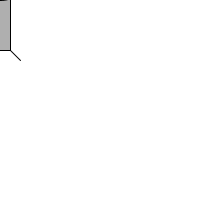
Frame 1 (no input)
Frame 60 (the mouse pressed at the canvas centre just before this capture): identical to frame 1, image omitted
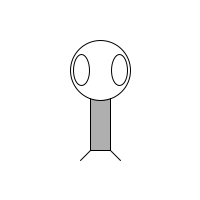
Frame 120 (the mouse held since frame 60 and released just before this capture)

The Processing sketch that drew these frames (run headless with seeded random() and noise(); from frame 60 on, the mouse is pressed at the canvas centre):

// Processing sketch: Day7
// ── Day7.pde
void setup(){
  size(200, 200);
}

void draw(){
  background(255);
  rectMode(CENTER);
  ellipseMode(CENTER);
  
  translate(mouseX,mouseY);
  noCursor();
  
  //Zoog's Body
  stroke(0);
  fill(175);
  rect(0,0,20,100);
  
  //Zoog's Head
  stroke(0);
  fill(255);
  ellipse(0,-30,60,60);
  
  //eyes
  stroke(0);
  fill(255);
  ellipse(-19, -30,16,31);
  ellipse(19, -30,16,31);
  
  //legs
  stroke(0);
  line(-10,50,-20,60);
  line(10,50,20,60);
}
